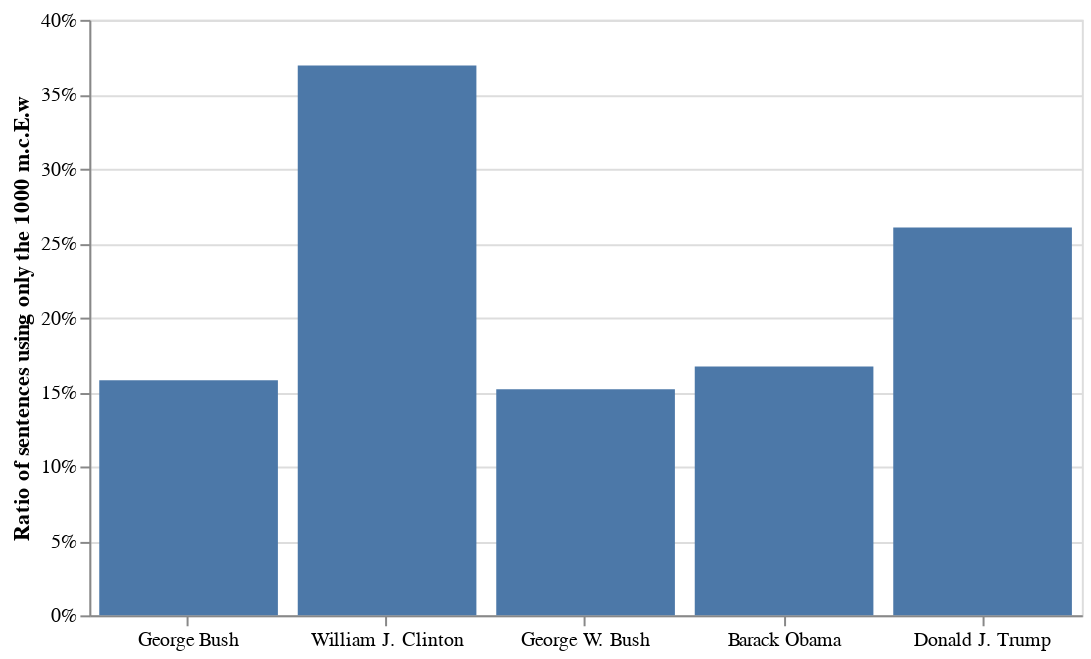

The specification (Vega-Lite) saved for this image:
### Vega-Lite specification from a JSON file in a GitHub repository (floating-point values rounded to 4 significant figures)
{"$schema": "https://vega.github.io/schema/vega-lite/v1.2.1.json", "data": {"values": [{"avg_sent_length": 19.27, "avg_token_prob": -7.34, "avg_word_length": 4.081, "n_documents": 812.0, "n_nouns": 122300.0, "n_sents": 41220.0, "n_sents_using_only_1000_mcew": 6509.0, "n_sents_using_only_5000_mcew": 12410.0, "n_sents_using_only_own_2000_mcw": 13730.0, "n_sents_using_only_own_2000_mcw_or_2000_mcew": 14050.0, "n_short_sents": 10930.0, "n_tokens": 794500.0, "n_types": 19450.0, "n_verbs": 123700.0, "n_words": 669000.0, "president": "George Bush", "president_id": 41, "value": 0.1579}, {"avg_sent_length": 14.16, "avg_token_prob": -7.073, "avg_word_length": 3.876, "n_documents": 915.0, "n_nouns": 368300.0, "n_sents": 160600.0, "n_sents_using_only_1000_mcew": 59310.0, "n_sents_using_only_5000_mcew": 79130.0, "n_sents_using_only_own_2000_mcw": 95400.0, "n_sents_using_only_own_2000_mcw_or_2000_mcew": 96700.0, "n_short_sents": 77030.0, "n_tokens": 2274000.0, "n_types": 23040.0, "n_verbs": 409700.0, "n_words": 1888000.0, "president": "William J. Clinton", "president_id": 42, "value": 0.3693}, {"avg_sent_length": 18.36, "avg_token_prob": -7.236, "avg_word_length": 4.045, "n_documents": 769.0, "n_nouns": 159600.0, "n_sents": 56300.0, "n_sents_using_only_1000_mcew": 8548.0, "n_sents_using_only_5000_mcew": 17500.0, "n_sents_using_only_own_2000_mcw": 22010.0, "n_sents_using_only_own_2000_mcw_or_2000_mcew": 22440.0, "n_short_sents": 15980.0, "n_tokens": 1034000.0, "n_types": 19800.0, "n_verbs": 174000.0, "n_words": 873900.0, "president": "George W. Bush", "president_id": 43, "value": 0.1518}, {"avg_sent_length": 20.45, "avg_token_prob": -7.095, "avg_word_length": 4.034, "n_documents": 862.0, "n_nouns": 278700.0, "n_sents": 82070.0, "n_sents_using_only_1000_mcew": 13720.0, "n_sents_using_only_5000_mcew": 24960.0, "n_sents_using_only_own_2000_mcw": 30600.0, "n_sents_using_only_own_2000_mcw_or_2000_mcew": 31400.0, "n_short_sents": 23610.0, "n_tokens": 1678000.0, "n_types": 22850.0, "n_verbs": 304500.0, "n_words": 1424000.0, "president": "Barack Obama", "president_id": 44, "value": 0.1672}, {"avg_sent_length": 14.15, "avg_token_prob": -7.119, "avg_word_length": 3.894, "n_documents": 588.0, "n_nouns": 149100.0, "n_sents": 72110.0, "n_sents_using_only_1000_mcew": 18790.0, "n_sents_using_only_5000_mcew": 29770.0, "n_sents_using_only_own_2000_mcw": 37770.0, "n_sents_using_only_own_2000_mcw_or_2000_mcew": 38600.0, "n_short_sents": 32390.0, "n_tokens": 1021000.0, "n_types": 18600.0, "n_verbs": 180000.0, "n_words": 830600.0, "president": "Donald J. Trump", "president_id": 45, "value": 0.2606}]}, "encoding": {"x": {"axis": {"labelAngle": 0.0}, "field": "president", "sort": {"field": "president_id", "op": "values"}, "title": "", "type": "nominal"}, "y": {"axis": {"format": ".0%"}, "field": "value", "title": "Ratio of sentences using only the 1000 m.c.E.w", "type": "quantitative"}}, "height": 300.0, "mark": "bar", "width": 500.0}
